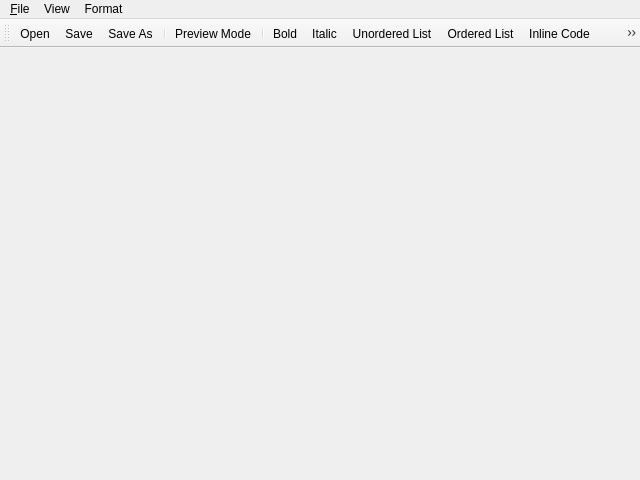
<?xml version="1.0" encoding="UTF-8"?>
<ui version="4.0">
 <class>MainWindow</class>
 <widget class="QMainWindow" name="MainWindow">
  <property name="geometry">
   <rect>
    <x>0</x>
    <y>0</y>
    <width>640</width>
    <height>480</height>
   </rect>
  </property>
  <property name="windowTitle">
   <string>Text Editor</string>
  </property>
  <widget class="QWidget" name="centralwidget"/>
  <widget class="QMenuBar" name="menubar">
   <property name="geometry">
    <rect>
     <x>0</x>
     <y>0</y>
     <width>640</width>
     <height>25</height>
    </rect>
   </property>
   <widget class="QMenu" name="menu_File">
    <property name="title">
     <string>&amp;File</string>
    </property>
    <addaction name="openFileAction"/>
    <addaction name="saveFileAction"/>
    <addaction name="saveFileAsAction"/>
    <addaction name="exportHtmlAction"/>
    <addaction name="closeAction"/>
   </widget>
   <widget class="QMenu" name="menuView">
    <property name="title">
     <string>View</string>
    </property>
    <addaction name="previewModeAction"/>
   </widget>
   <widget class="QMenu" name="menuFormat">
    <property name="title">
     <string>Format</string>
    </property>
    <addaction name="boldFmtAction"/>
    <addaction name="italicFmtAction"/>
    <addaction name="codeFmtAction"/>
    <addaction name="ulistFmtAction"/>
    <addaction name="olistFmtAction"/>
    <addaction name="linkFmtAction"/>
    <addaction name="imageFmtAction"/>
   </widget>
   <addaction name="menu_File"/>
   <addaction name="menuView"/>
   <addaction name="menuFormat"/>
  </widget>
  <widget class="QToolBar" name="toolBar">
   <property name="windowTitle">
    <string>toolBar</string>
   </property>
   <attribute name="toolBarArea">
    <enum>TopToolBarArea</enum>
   </attribute>
   <attribute name="toolBarBreak">
    <bool>false</bool>
   </attribute>
   <addaction name="openFileAction"/>
   <addaction name="saveFileAction"/>
   <addaction name="saveFileAsAction"/>
   <addaction name="separator"/>
   <addaction name="previewModeAction"/>
   <addaction name="separator"/>
   <addaction name="boldFmtAction"/>
   <addaction name="italicFmtAction"/>
   <addaction name="ulistFmtAction"/>
   <addaction name="olistFmtAction"/>
   <addaction name="codeFmtAction"/>
   <addaction name="linkFmtAction"/>
   <addaction name="imageFmtAction"/>
  </widget>
  <action name="openFileAction">
   <property name="icon">
    <iconset resource="resources.qrc">
     <normaloff>:/open.png</normaloff>:/open.png</iconset>
   </property>
   <property name="text">
    <string>Open</string>
   </property>
   <property name="shortcut">
    <string>Ctrl+O</string>
   </property>
  </action>
  <action name="saveFileAction">
   <property name="icon">
    <iconset resource="resources.qrc">
     <normaloff>:/save.png</normaloff>:/save.png</iconset>
   </property>
   <property name="text">
    <string>Save</string>
   </property>
   <property name="shortcut">
    <string>Ctrl+S</string>
   </property>
  </action>
  <action name="saveFileAsAction">
   <property name="icon">
    <iconset resource="resources.qrc">
     <normaloff>:/save-as.png</normaloff>:/save-as.png</iconset>
   </property>
   <property name="text">
    <string>Save As...</string>
   </property>
   <property name="shortcut">
    <string>Ctrl+Shift+S</string>
   </property>
  </action>
  <action name="exportHtmlAction">
   <property name="icon">
    <iconset resource="resources.qrc">
     <normaloff>:/web.png</normaloff>:/web.png</iconset>
   </property>
   <property name="text">
    <string>Export Html</string>
   </property>
  </action>
  <action name="closeAction">
   <property name="icon">
    <iconset resource="resources.qrc">
     <normaloff>:/quit.png</normaloff>:/quit.png</iconset>
   </property>
   <property name="text">
    <string>Quit</string>
   </property>
   <property name="shortcut">
    <string>Ctrl+Q</string>
   </property>
  </action>
  <action name="previewModeAction">
   <property name="checkable">
    <bool>true</bool>
   </property>
   <property name="icon">
    <iconset resource="resources.qrc">
     <normaloff>:/preview.png</normaloff>:/preview.png</iconset>
   </property>
   <property name="text">
    <string>Preview Mode</string>
   </property>
  </action>
  <action name="boldFmtAction">
   <property name="icon">
    <iconset resource="resources.qrc">
     <normaloff>:/bold.png</normaloff>:/bold.png</iconset>
   </property>
   <property name="text">
    <string>Bold</string>
   </property>
   <property name="shortcut">
    <string>Ctrl+B</string>
   </property>
  </action>
  <action name="italicFmtAction">
   <property name="icon">
    <iconset resource="resources.qrc">
     <normaloff>:/italic.png</normaloff>:/italic.png</iconset>
   </property>
   <property name="text">
    <string>Italic</string>
   </property>
   <property name="shortcut">
    <string>Ctrl+I</string>
   </property>
  </action>
  <action name="codeFmtAction">
   <property name="icon">
    <iconset resource="resources.qrc">
     <normaloff>:/code.png</normaloff>:/code.png</iconset>
   </property>
   <property name="text">
    <string>Inline Code</string>
   </property>
  </action>
  <action name="ulistFmtAction">
   <property name="icon">
    <iconset resource="resources.qrc">
     <normaloff>:/bullet.png</normaloff>:/bullet.png</iconset>
   </property>
   <property name="text">
    <string>Unordered List</string>
   </property>
  </action>
  <action name="olistFmtAction">
   <property name="icon">
    <iconset resource="resources.qrc">
     <normaloff>:/number.png</normaloff>:/number.png</iconset>
   </property>
   <property name="text">
    <string>Ordered List</string>
   </property>
  </action>
  <action name="linkFmtAction">
   <property name="icon">
    <iconset resource="resources.qrc">
     <normaloff>:/link.png</normaloff>:/link.png</iconset>
   </property>
   <property name="text">
    <string>Insert Link</string>
   </property>
  </action>
  <action name="imageFmtAction">
   <property name="icon">
    <iconset resource="resources.qrc">
     <normaloff>:/image.png</normaloff>:/image.png</iconset>
   </property>
   <property name="text">
    <string>Insert Image</string>
   </property>
  </action>
 </widget>
 <resources>
  <include location="resources.qrc"/>
 </resources>
 <connections/>
</ui>
